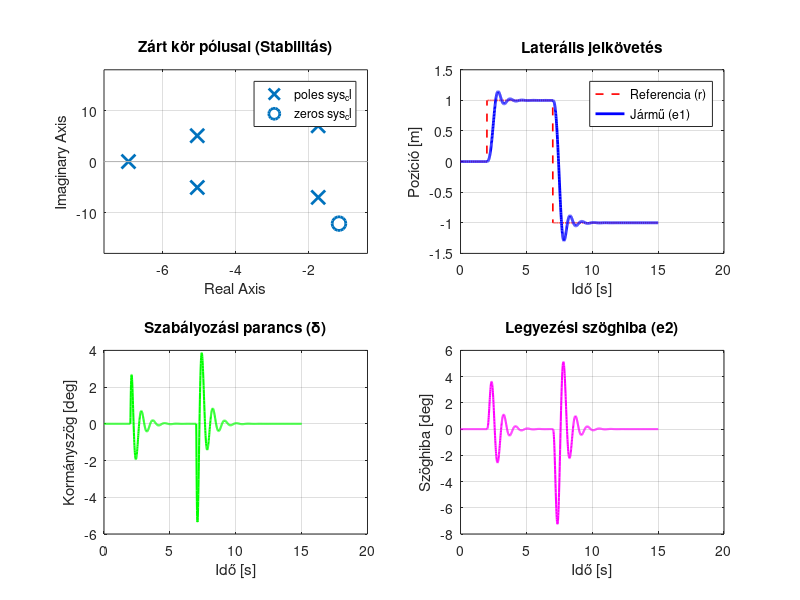
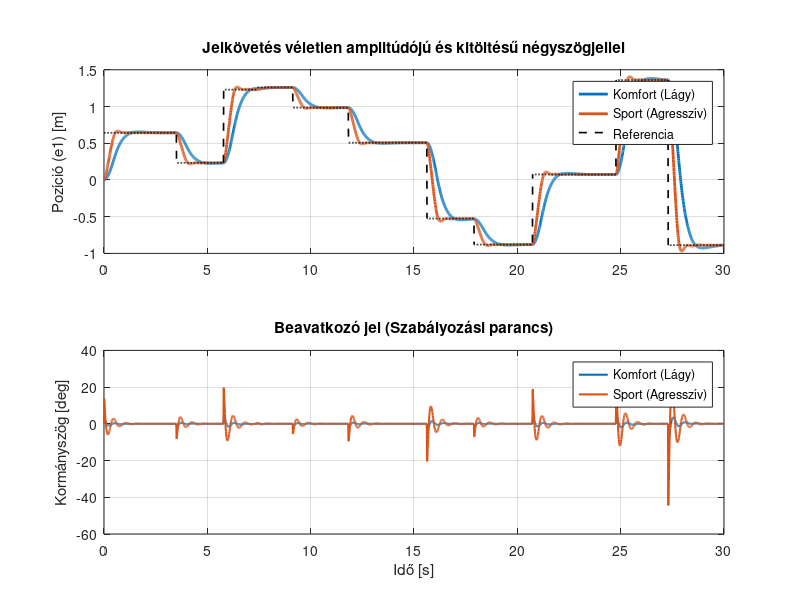

These figures' MATLAB source, in order:
%% DYNAMIC MODEL IN TERMS OF ERROR WITH RESPECT TO ROAD
% position and orientation error with respect to the road
% Phides' = Vx/R => rate of change of the desired orientation
% Vx*Vx/R = Vx*phides' => desired acceleration


% e1: the distance of the c.g. of the vehicle from the center line of
% the lane
% e1 = y - ydes
% e1' = y' + Vx(phi-phides) speed if Vx is constant (time invariant)
% else (e1' = y' + integral of Vx*e2 respect to t) time varying 
% e1'' = y'' + Vx(phi'-phides') acceleration

% e2: the orientation error of the vehicle with respect to the road.
% e2 = phi - phides


%% Jelkövető szabályzó struktúra módosítással
R = 1000;  % radious of the road
Caf = 80000; % Cornering stiffnes az első kerékhez
Car = 80000; % Cornering stiffnes a hátsó kerékhez
lf = 1.1; % Az autó tömegközéppontjától mért elülső tengelytáv
lr = 1.58; % Az autó tömegközéppontjától mért hátsó tengelytáv
m = 1573; % Az autó tömege
Vx = 100; % Az autó haladási sebessége a saját koordinátarendszerében
Iz = 2873; % Az autó tehetetlenségi nyomatéka
vphides = Vx / R;
%% Az állapotvektorunk e1, e1', e2, e2' == 
% laterális pozíciócióhiba a sávközéptől,
% laterális pozíciócióhiba sebessége,
% legyezési szöghiba az úthoz képest,
% legyezési szöghiba sebessége
% A bemenet u = delta => Első kerék kormányszöge
% phides = desired yaw rate determined from road radius R Vx/R

A = [0 1                            0                      0;...
     0 -(2*Caf+2*Car)/(m*Vx)        (2*Caf+2*Car)/m        (-2*lf*Caf+2*lr*Car)/(m*Vx);...
     0 0                            0                      1;...
     0 -(2*lf*Caf-2*lr*Car)/(Iz*Vx) (2*lf*Caf-2*lr*Car)/Iz -(2*lf*lf*Caf+2*lr*lr*Car)/(Iz*Vx)];

% A = A + 0.001;

% steering angle as input
B1 = [0;...
     2*Caf/m;...
     0;...
     2*lf*Caf/Iz];
% desired yaw rate as input from road radius Vx/R
B2 = [0;...
     -(2*lf*Caf-2*lr*Car)/(m*Vx)-Vx;...
     0;...
     -(2*lf*lf*Caf+2*lr*lr*Car)/(Iz*Vx)];

C = [1 0 0 0];
%% Irányíthatóság vizsgalata 
isControllable = (size(A,1) == rank(ctrb(A,B1)));

%% State feedback
% x'(t) = A*x(t) + B*u(t)
% y(t) = CT–x(t)
% u(t) = - K*x(t) + ki*z(t)
% z'(t) = r(t)- y(t)

% x'(t) = A*x(t) + B*u(t)
% z'(t) = -c*x(t) + r(t)
% u = -KT *x(t) + ki*z(t)

ki = 1;

% Bővített állapottér
A_ext = [A, zeros(4, 1);... 
        -C, 0];
B_ext = [B1 ;...
         0  ];

Q = diag([0.001 0.0001 0.0001 0.0001 300]);
R = 200;
K = lqr(A_ext,B_ext,Q,R);

%% Állapotvisszacsatolás

Acl = [(A-B1*K(1:4)) -B1*K(5);...
       -C       0];
Bcl = [zeros(4,1);
       1];
Ccl = [1 0 0 0 0];
sys_cl = ss(Acl,Bcl,Ccl,0);
%% ------------------------------------------------
%% 4. Szimuláció (Időben változó referenciajel)
t = 0:0.01:15;
r = zeros(size(t));
r(t > 2) = 1;      % 1s után 2m kitérés
r(t > 7) = -1;     % 7s után -1m kitérés

[y, t, x_states] = lsim(sys_cl, r, t);

% Kormányszög utólagos kiszámítása: u = -K * x_ext
u_deg = rad2deg(-K * x_states');

%% 5. VIZUALIZÁCIÓ (Egy ablakban)
figure('Units', 'normalized', 'Position', [0.1 0.1 0.8 0.8], 'Name', 'LQR Jelkövetés Analízis');

% 5.1. Pólus-zérus térkép
subplot(2,2,1);
pzmap(sys_cl);
grid on; title('Zárt kör pólusai (Stabilitás)');

% 5.2. Jelkövetés (Pozíció)
subplot(2,2,2);
plot(t, r, 'r--', 'LineWidth', 1.2); hold on;
plot(t, y(:,1), 'b', 'LineWidth', 2);
grid on; xlabel('Idő [s]'); ylabel('Pozíció [m]');
legend('Referencia (r)', 'Jármű (e1)');
title('Laterális jelkövetés');

% 5.3. Beavatkozó jel (Kormányszög)
subplot(2,2,3);
plot(t, u_deg, 'g', 'LineWidth', 1.5);
grid on; xlabel('Idő [s]'); ylabel('Kormányszög [deg]');
title('Szabályozási parancs (\delta)');

% 5.4. Orientációs hiba (e2)
subplot(2,2,4);
plot(t, rad2deg(x_states(:,3)), 'm', 'LineWidth', 1.5);
grid on; xlabel('Idő [s]'); ylabel('Szöghiba [deg]');
title('Legyezési szöghiba (e2)');

% Szöveges visszajelzés
if isempty(findall(0,'Type','Figure')) == 0
    disp('Szimuláció sikeresen lefutott.');
end

%% 1. VÉLETLEN NÉGYSZÖGJEL GENERÁLÁSA
t_end = 30; dt = 0.01;
t = 0:dt:t_end;
r = zeros(size(t));

curr_t = 0;
while curr_t < t_end
    duration = 1.5 + rand() * 3;     % Véletlen időtartam: 1.5 - 4.5 mp
    amplitude = (rand() - 0.5) * 4;  % Véletlen amplitúdó: -2 és +2 méter között
    
    idx = (t >= curr_t) & (t < curr_t + duration);
    r(idx) = amplitude;
    curr_t = curr_t + duration;
end

%% 2. SZABÁLYOZÓK HANGOLÁSA ÉS SZIMULÁCIÓ
% Itt két különböző "karaktert" hasonlítunk össze
% Q = [e1, e1_dot, e2, e2_dot, x_int]
configs = {
    'Komfort (Lágy)', [5, 1, 5, 1, 100], 2;
    'Sport (Agresszív)', [50, 2, 50, 2, 5000], 0.05
};

figure('Units', 'normalized', 'Position', [0.1 0.1 0.8 0.8], 'Name', 'Random Square Wave Tracking');

for i = 1:size(configs, 1)
    Q = diag(configs{i, 2});
    R = configs{i, 3};
    K = lqr(A_ext, B_ext, Q, R);
    
    % Zárt kör
    Acl = [(A - B1*K(1:4)), -B1*K(5); -C, 0];
    Bcl = [zeros(4,1); 1];
    sys_cl = ss(Acl, Bcl, [1 0 0 0 0], 0);
    
    % Szimuláció
    [y, t_sim, x_states] = lsim(sys_cl, r, t);
    u_deg = rad2deg(-K * x_states');
    
    % --- Megjelenítés ---
    subplot(2,1,1);
    plot(t_sim, y, 'LineWidth', 2); hold on;
    
    subplot(2,1,2);
    plot(t_sim, u_deg, 'LineWidth', 1.5); hold on;
end

% Grafikon szépítése
subplot(2,1,1);
plot(t, r, 'k--', 'LineWidth', 1.2);
grid on; ylabel('Pozíció (e1) [m]');
legend(configs{1,1}, configs{2,1}, 'Referencia');
title('Jelkövetés véletlen amplitúdójú és kitöltésű négyszögjellel');

subplot(2,1,2);
grid on; ylabel('Kormányszög [deg]');
xlabel('Idő [s]');
title('Beavatkozó jel (Szabályozási parancs)');
legend(configs{1,1}, configs{2,1});